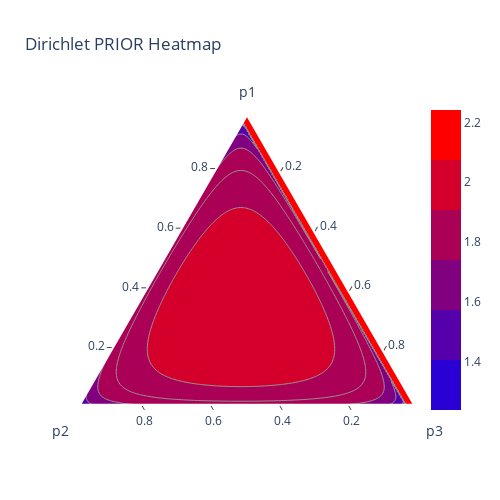
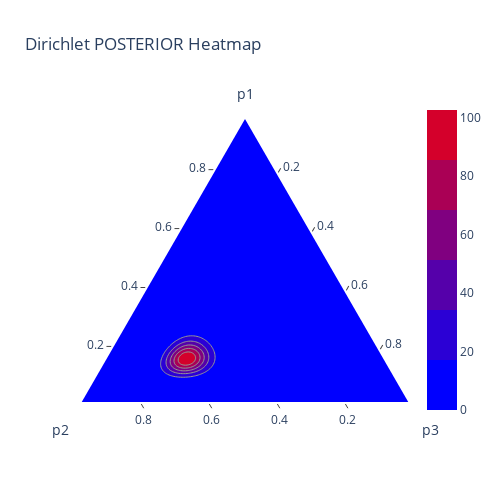

Notebook source saved alongside these figures, in order:
### Code cell
import numpy as np
import matplotlib.pyplot as plt
from scipy.stats import multinomial, dirichlet
import plotly.figure_factory as ff

# ------------------------------------------------
# 1) Generate a multinomial sample
# ------------------------------------------------
p_true = np.array([0.2, 0.5, 0.3])  # True category probabilities
N_samples = 100
n_each = 1

samples = multinomial.rvs(n=n_each, p=p_true, size=N_samples)
counts = samples.sum(axis=0)

print("True probabilities:", p_true)
print(f"Counts over {N_samples} samples:", counts)

# ------------------------------------------------
# 2) Bar plots: True distribution + observed counts
# ------------------------------------------------
fig, axes = plt.subplots(1, 2, figsize=(10, 4))

axes[0].bar(['Cat1','Cat2','Cat3'], p_true, color='blue', alpha=0.6)
axes[0].set_title("True Category Probabilities")
axes[0].set_ylim([0,1])

axes[1].bar(['Cat1','Cat2','Cat3'], counts, color='red', alpha=0.6)
axes[1].set_title(f"Multinomial Sample Counts (N={N_samples})")
plt.show()

# ------------------------------------------------
# 3) Dirichlet prior/posterior
# ------------------------------------------------
alpha_prior = np.array([1.1, 1.1, 1.1])
alpha_post = alpha_prior + counts

print("Prior alpha:", alpha_prior)
print("Posterior alpha:", alpha_post)

# ------------------------------------------------
# 4) Create a grid of (p1, p2, p3), remove boundaries
# ------------------------------------------------
N_grid = 101
p_ = np.linspace(0, 1, N_grid)
p1_grid, p2_grid = np.meshgrid(p_, p_)
p1 = p1_grid.ravel()
p2 = p2_grid.ravel()
p3 = 1 - p1 - p2

eps = 1e-4
mask = (p3 >= eps) & (p1 >= eps) & (p2 >= eps) & (p3 <= 1 - eps)
p1 = p1[mask]
p2 = p2[mask]
p3 = p3[mask]

p_grid = np.column_stack([p1, p2, p3])

# ------------------------------------------------
# 5) Evaluate PDFs
# ------------------------------------------------
pdf_prior = dirichlet(alpha_prior).pdf(p_grid.T)
pdf_post  = dirichlet(alpha_post).pdf(p_grid.T)

# ------------------------------------------------
# 6) Ternary contour plots WITHOUT 'points='
# ------------------------------------------------
# (a) Dirichlet PRIOR
fig_prior = ff.create_ternary_contour(
    p_grid.T,          # first positional arg: coordinates
    pdf_prior,         # second positional arg: values
    pole_labels=['p1','p2','p3'],
    interp_mode='cartesian',
    showscale=True,
    title="Dirichlet PRIOR Heatmap"
)
fig_prior.show()

# (b) Dirichlet POSTERIOR
fig_post = ff.create_ternary_contour(
    p_grid.T, 
    pdf_post,
    pole_labels=['p1','p2','p3'],
    interp_mode='cartesian',
    showscale=True,
    title="Dirichlet POSTERIOR Heatmap"
)
fig_post.show()
